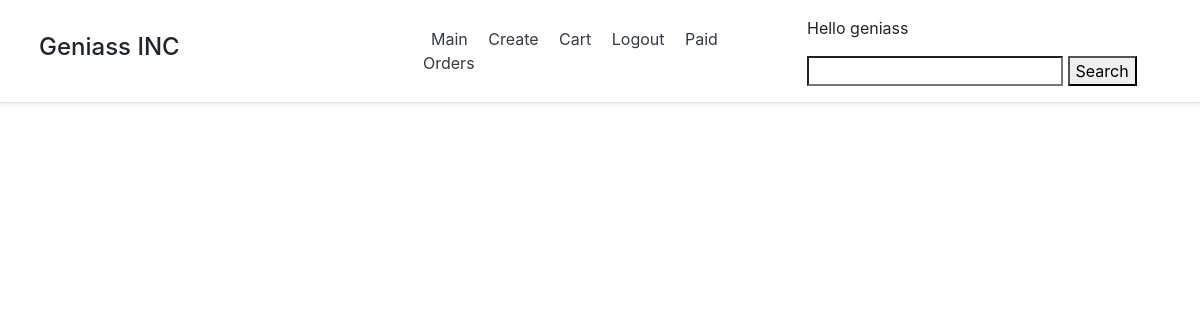
/shopping_cart/paid_orders (signed in), run on an earlier commit of the app's database.
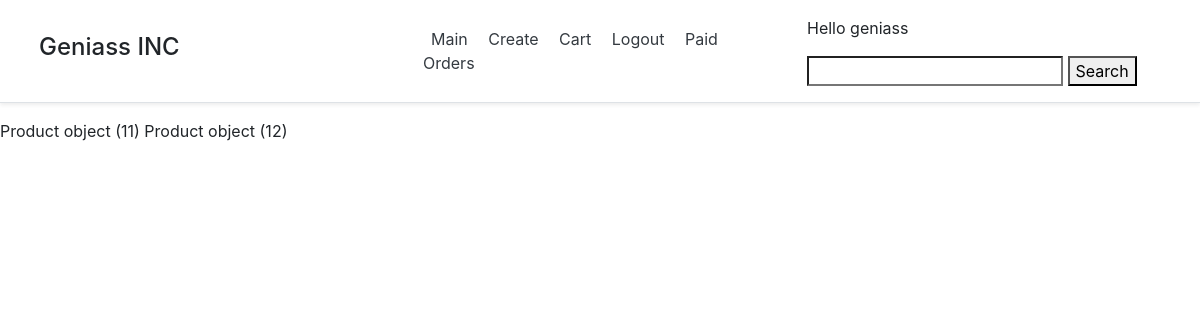
And on a later commit of the database.
### main/models.py (models this page shows)
class Product(models.Model):
    title = models.CharField('Name', max_length = 50)
    price = models.IntegerField('Price')
    task = models.TextField('About')

### cart/views.py (the view)
# urls.py: path('paid_orders', views.paid_orders, name='paid_orders')
def paid_orders(request):
    catalog = request.user.catalog.all()
    return render(request, 'cart/paid_orders.html', {'catalog': catalog})

### cart/templates/cart/paid_orders.html (shortened to what this page needs)
{% extends 'main/base.html' %}
{% block main %}
    {% for i in catalog %}
        {{i}}
    {% endfor %}
{% endblock %}

What changed in the data, as far as the page shows it:
added Product: id "Product object (11)"
added Product: id "Product object (12)"
